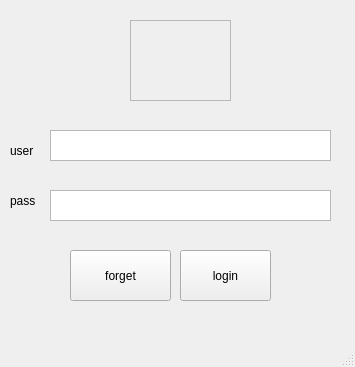
<?xml version="1.0" encoding="UTF-8"?>
<ui version="4.0">
 <class>MainWindow</class>
 <widget class="QMainWindow" name="MainWindow">
  <property name="windowModality">
   <enum>Qt::NonModal</enum>
  </property>
  <property name="geometry">
   <rect>
    <x>0</x>
    <y>0</y>
    <width>355</width>
    <height>367</height>
   </rect>
  </property>
  <property name="windowTitle">
   <string>login</string>
  </property>
  <property name="windowIcon">
   <iconset>
    <normaloff>icon.png</normaloff>icon.png</iconset>
  </property>
  <widget class="QWidget" name="centralwidget">
   <widget class="QScrollArea" name="scrollArea">
    <property name="geometry">
     <rect>
      <x>130</x>
      <y>20</y>
      <width>101</width>
      <height>81</height>
     </rect>
    </property>
    <property name="widgetResizable">
     <bool>true</bool>
    </property>
    <widget class="QWidget" name="scrollAreaWidgetContents">
     <property name="geometry">
      <rect>
       <x>0</x>
       <y>0</y>
       <width>99</width>
       <height>79</height>
      </rect>
     </property>
    </widget>
   </widget>
   <widget class="QTextEdit" name="username_t">
    <property name="geometry">
     <rect>
      <x>50</x>
      <y>130</y>
      <width>281</width>
      <height>31</height>
     </rect>
    </property>
   </widget>
   <widget class="QTextEdit" name="password_t">
    <property name="geometry">
     <rect>
      <x>50</x>
      <y>190</y>
      <width>281</width>
      <height>31</height>
     </rect>
    </property>
   </widget>
   <widget class="QPushButton" name="login_b">
    <property name="geometry">
     <rect>
      <x>180</x>
      <y>250</y>
      <width>91</width>
      <height>51</height>
     </rect>
    </property>
    <property name="text">
     <string>login</string>
    </property>
   </widget>
   <widget class="QLabel" name="username_l">
    <property name="geometry">
     <rect>
      <x>10</x>
      <y>130</y>
      <width>41</width>
      <height>41</height>
     </rect>
    </property>
    <property name="text">
     <string>user</string>
    </property>
   </widget>
   <widget class="QPushButton" name="forget_b">
    <property name="geometry">
     <rect>
      <x>70</x>
      <y>250</y>
      <width>101</width>
      <height>51</height>
     </rect>
    </property>
    <property name="text">
     <string>forget</string>
    </property>
   </widget>
   <widget class="QLabel" name="password_l">
    <property name="geometry">
     <rect>
      <x>10</x>
      <y>180</y>
      <width>31</width>
      <height>41</height>
     </rect>
    </property>
    <property name="text">
     <string>pass</string>
    </property>
   </widget>
  </widget>
  <widget class="QStatusBar" name="statusbar"/>
 </widget>
 <resources/>
 <connections/>
</ui>
